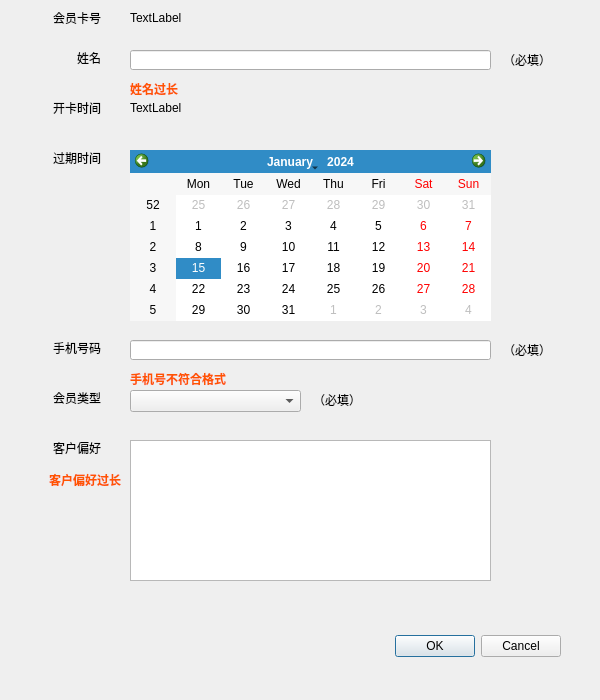
<?xml version="1.0" encoding="UTF-8"?>
<ui version="4.0">
 <class>vipedit</class>
 <widget class="QDialog" name="vipedit">
  <property name="geometry">
   <rect>
    <x>0</x>
    <y>0</y>
    <width>600</width>
    <height>700</height>
   </rect>
  </property>
  <property name="minimumSize">
   <size>
    <width>600</width>
    <height>700</height>
   </size>
  </property>
  <property name="maximumSize">
   <size>
    <width>600</width>
    <height>700</height>
   </size>
  </property>
  <property name="windowTitle">
   <string>更新会员信息</string>
  </property>
  <widget class="QDialogButtonBox" name="buttonBox">
   <property name="geometry">
    <rect>
     <x>220</x>
     <y>630</y>
     <width>341</width>
     <height>32</height>
    </rect>
   </property>
   <property name="orientation">
    <enum>Qt::Orientation::Horizontal</enum>
   </property>
   <property name="standardButtons">
    <set>QDialogButtonBox::StandardButton::Cancel|QDialogButtonBox::StandardButton::Ok</set>
   </property>
  </widget>
  <widget class="QPlainTextEdit" name="preferenceBox">
   <property name="geometry">
    <rect>
     <x>130</x>
     <y>440</y>
     <width>361</width>
     <height>141</height>
    </rect>
   </property>
  </widget>
  <widget class="QLabel" name="label_6">
   <property name="geometry">
    <rect>
     <x>30</x>
     <y>390</y>
     <width>71</width>
     <height>16</height>
    </rect>
   </property>
   <property name="text">
    <string>会员类型</string>
   </property>
   <property name="alignment">
    <set>Qt::AlignmentFlag::AlignRight|Qt::AlignmentFlag::AlignTrailing|Qt::AlignmentFlag::AlignVCenter</set>
   </property>
  </widget>
  <widget class="QLineEdit" name="phoneNumber">
   <property name="geometry">
    <rect>
     <x>130</x>
     <y>340</y>
     <width>361</width>
     <height>20</height>
    </rect>
   </property>
  </widget>
  <widget class="QCalendarWidget" name="calenderWidget">
   <property name="geometry">
    <rect>
     <x>130</x>
     <y>150</y>
     <width>361</width>
     <height>171</height>
    </rect>
   </property>
  </widget>
  <widget class="QLabel" name="idLabel">
   <property name="geometry">
    <rect>
     <x>130</x>
     <y>10</y>
     <width>361</width>
     <height>16</height>
    </rect>
   </property>
   <property name="text">
    <string>TextLabel</string>
   </property>
  </widget>
  <widget class="QLabel" name="preferTooLong">
   <property name="geometry">
    <rect>
     <x>10</x>
     <y>470</y>
     <width>111</width>
     <height>20</height>
    </rect>
   </property>
   <property name="font">
    <font>
     <bold>true</bold>
    </font>
   </property>
   <property name="text">
    <string>&lt;html&gt;&lt;head/&gt;&lt;body&gt;&lt;p&gt;&lt;span style=&quot; color:#ff5500;&quot;&gt;客户偏好过长&lt;/span&gt;&lt;/p&gt;&lt;/body&gt;&lt;/html&gt;</string>
   </property>
   <property name="alignment">
    <set>Qt::AlignmentFlag::AlignRight|Qt::AlignmentFlag::AlignTrailing|Qt::AlignmentFlag::AlignVCenter</set>
   </property>
  </widget>
  <widget class="QLabel" name="label_2">
   <property name="geometry">
    <rect>
     <x>30</x>
     <y>10</y>
     <width>71</width>
     <height>16</height>
    </rect>
   </property>
   <property name="text">
    <string>会员卡号</string>
   </property>
   <property name="alignment">
    <set>Qt::AlignmentFlag::AlignRight|Qt::AlignmentFlag::AlignTrailing|Qt::AlignmentFlag::AlignVCenter</set>
   </property>
  </widget>
  <widget class="QLabel" name="phoneWrongLabel">
   <property name="geometry">
    <rect>
     <x>130</x>
     <y>370</y>
     <width>191</width>
     <height>16</height>
    </rect>
   </property>
   <property name="font">
    <font>
     <bold>true</bold>
    </font>
   </property>
   <property name="text">
    <string>&lt;html&gt;&lt;head/&gt;&lt;body&gt;&lt;p&gt;&lt;span style=&quot; color:#ff5500;&quot;&gt;手机号不符合格式&lt;/span&gt;&lt;/p&gt;&lt;/body&gt;&lt;/html&gt;</string>
   </property>
  </widget>
  <widget class="QLabel" name="label_3">
   <property name="geometry">
    <rect>
     <x>30</x>
     <y>100</y>
     <width>71</width>
     <height>16</height>
    </rect>
   </property>
   <property name="text">
    <string>开卡时间</string>
   </property>
   <property name="alignment">
    <set>Qt::AlignmentFlag::AlignRight|Qt::AlignmentFlag::AlignTrailing|Qt::AlignmentFlag::AlignVCenter</set>
   </property>
  </widget>
  <widget class="QLabel" name="label_12">
   <property name="geometry">
    <rect>
     <x>500</x>
     <y>50</y>
     <width>51</width>
     <height>20</height>
    </rect>
   </property>
   <property name="text">
    <string>（必填）</string>
   </property>
   <property name="alignment">
    <set>Qt::AlignmentFlag::AlignRight|Qt::AlignmentFlag::AlignTrailing|Qt::AlignmentFlag::AlignVCenter</set>
   </property>
  </widget>
  <widget class="QLabel" name="label_13">
   <property name="geometry">
    <rect>
     <x>500</x>
     <y>340</y>
     <width>51</width>
     <height>20</height>
    </rect>
   </property>
   <property name="text">
    <string>（必填）</string>
   </property>
   <property name="alignment">
    <set>Qt::AlignmentFlag::AlignRight|Qt::AlignmentFlag::AlignTrailing|Qt::AlignmentFlag::AlignVCenter</set>
   </property>
  </widget>
  <widget class="QLabel" name="label_5">
   <property name="geometry">
    <rect>
     <x>30</x>
     <y>340</y>
     <width>71</width>
     <height>16</height>
    </rect>
   </property>
   <property name="text">
    <string>手机号码</string>
   </property>
   <property name="alignment">
    <set>Qt::AlignmentFlag::AlignRight|Qt::AlignmentFlag::AlignTrailing|Qt::AlignmentFlag::AlignVCenter</set>
   </property>
  </widget>
  <widget class="QComboBox" name="typeBox">
   <property name="geometry">
    <rect>
     <x>130</x>
     <y>390</y>
     <width>171</width>
     <height>22</height>
    </rect>
   </property>
  </widget>
  <widget class="QLabel" name="label_14">
   <property name="geometry">
    <rect>
     <x>310</x>
     <y>390</y>
     <width>51</width>
     <height>20</height>
    </rect>
   </property>
   <property name="text">
    <string>（必填）</string>
   </property>
   <property name="alignment">
    <set>Qt::AlignmentFlag::AlignRight|Qt::AlignmentFlag::AlignTrailing|Qt::AlignmentFlag::AlignVCenter</set>
   </property>
  </widget>
  <widget class="QLabel" name="label">
   <property name="geometry">
    <rect>
     <x>30</x>
     <y>50</y>
     <width>71</width>
     <height>16</height>
    </rect>
   </property>
   <property name="text">
    <string>姓名</string>
   </property>
   <property name="alignment">
    <set>Qt::AlignmentFlag::AlignRight|Qt::AlignmentFlag::AlignTrailing|Qt::AlignmentFlag::AlignVCenter</set>
   </property>
  </widget>
  <widget class="QLabel" name="createTimeLabel">
   <property name="geometry">
    <rect>
     <x>130</x>
     <y>100</y>
     <width>361</width>
     <height>16</height>
    </rect>
   </property>
   <property name="text">
    <string>TextLabel</string>
   </property>
  </widget>
  <widget class="QLabel" name="nameTooLong">
   <property name="geometry">
    <rect>
     <x>130</x>
     <y>80</y>
     <width>121</width>
     <height>16</height>
    </rect>
   </property>
   <property name="font">
    <font>
     <bold>true</bold>
    </font>
   </property>
   <property name="text">
    <string>&lt;html&gt;&lt;head/&gt;&lt;body&gt;&lt;p&gt;&lt;span style=&quot; color:#ff5500;&quot;&gt;姓名过长&lt;/span&gt;&lt;/p&gt;&lt;/body&gt;&lt;/html&gt;</string>
   </property>
  </widget>
  <widget class="QLineEdit" name="nameBox">
   <property name="geometry">
    <rect>
     <x>130</x>
     <y>50</y>
     <width>361</width>
     <height>20</height>
    </rect>
   </property>
  </widget>
  <widget class="QLabel" name="label_7">
   <property name="geometry">
    <rect>
     <x>30</x>
     <y>440</y>
     <width>71</width>
     <height>16</height>
    </rect>
   </property>
   <property name="text">
    <string>客户偏好</string>
   </property>
   <property name="alignment">
    <set>Qt::AlignmentFlag::AlignRight|Qt::AlignmentFlag::AlignTrailing|Qt::AlignmentFlag::AlignVCenter</set>
   </property>
  </widget>
  <widget class="QLabel" name="label_4">
   <property name="geometry">
    <rect>
     <x>30</x>
     <y>150</y>
     <width>71</width>
     <height>16</height>
    </rect>
   </property>
   <property name="text">
    <string>过期时间</string>
   </property>
   <property name="alignment">
    <set>Qt::AlignmentFlag::AlignRight|Qt::AlignmentFlag::AlignTrailing|Qt::AlignmentFlag::AlignVCenter</set>
   </property>
  </widget>
 </widget>
 <resources/>
 <connections>
  <connection>
   <sender>buttonBox</sender>
   <signal>accepted()</signal>
   <receiver>vipedit</receiver>
   <slot>accept()</slot>
   <hints>
    <hint type="sourcelabel">
     <x>248</x>
     <y>254</y>
    </hint>
    <hint type="destinationlabel">
     <x>157</x>
     <y>274</y>
    </hint>
   </hints>
  </connection>
  <connection>
   <sender>buttonBox</sender>
   <signal>rejected()</signal>
   <receiver>vipedit</receiver>
   <slot>reject()</slot>
   <hints>
    <hint type="sourcelabel">
     <x>316</x>
     <y>260</y>
    </hint>
    <hint type="destinationlabel">
     <x>286</x>
     <y>274</y>
    </hint>
   </hints>
  </connection>
 </connections>
</ui>
